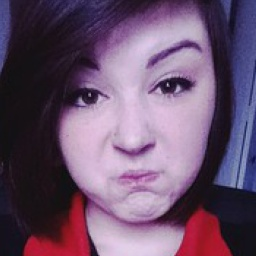
#> input picture selfie2anime/dataset/testA/female_11025.jpg, 256 x 256 px
$ python moveLQ.py testA testA   (older library calls are emulated)
#> lines starting #> are read from the running program, lines starting #| are printed output that depends on the picture
import sys
import os
import cv2
import shutil
import numpy as np
from PIL import Image
from collections import Counter

# 원본 폴더와 임시 폴더 경로 설정
if len(sys.argv) != 3: quit()
source_folder = sys.argv[1]
temp_folder = sys.argv[2]

# 임시 폴더가 없으면 생성
os.makedirs(temp_folder, exist_ok=True)

def is_blurry(image, threshold=90):
	"""이미지가 흐릿한지 여부를 결정"""
	gray = cv2.cvtColor(image, cv2.COLOR_BGR2GRAY)
	laplacian_var = cv2.Laplacian(gray, cv2.CV_64F).var()
	return laplacian_var < threshold

def is_color_biased(image, threshold=0.4):
	"""이미지 색상이 특정 색으로 편중되었는지 확인"""
	pixels = np.array(image).reshape(-1, 3)
	colors, counts = np.unique(pixels, axis=0, return_counts=True)
	max_color_ratio = counts.max() / counts.sum()
	return max_color_ratio > threshold

def process_images(source_folder, temp_folder):
	"""이미지를 분석하고, 흐릿하거나 색 편중된 이미지를 임시 폴더로 이동"""
#> called with source_folder = 'testA', temp_folder = 'testA'
	for filename in os.listdir(source_folder):
		if filename.lower().endswith(('.png', '.jpg', '.jpeg', '.bmp', '.gif')):
			img_path = os.path.join(source_folder, filename)
			image = cv2.imread(img_path)
#> image is the input picture: shape (256, 256, 3); mean B, G, R 108.6, 82.2, 106.8
			pil_image = Image.open(img_path)
			if pil_image.mode != 'RGB': pil_image = pil_image.convert('RGB')


			# 화질 저하 확인
			blurry = is_blurry(image)
#> in is_blurry, `gray = cv2.cvtColor(image, cv2.COLOR_BGR2GRAY)`:
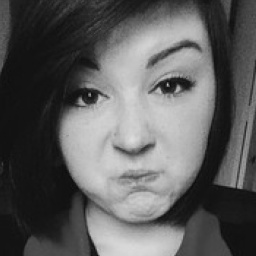
#> gray: shape (256, 256); min 9, max 222, mean 92.6
#> in is_blurry, `laplacian_var = cv2.Laplacian(gray, cv2.CV_64F).var()`: laplacian_var = 136.3
#> blurry = False

			# 색상 편중 확인
			color_biased = is_color_biased(pil_image)
#> in is_color_biased, `max_color_ratio = counts.max() / counts.sum()`: max_color_ratio = 0.0117
#> color_biased = False

			# 조건에 맞는 이미지를 임시 폴더로 이동
			if blurry or color_biased:
				shutil.move(img_path, os.path.join(temp_folder, filename))
				print(f"move {filename} to temporary folder.")
#> pass 2 of the loop in process_images, `for filename in os.listdir(source_folder):`:
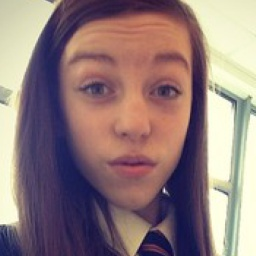
#> input picture selfie2anime/dataset/testA/female_12427.jpg, 256 x 256 px
#> in process_images, image is the input picture: shape (256, 256, 3); mean B, G, R 123.4, 123.2, 145.3
#> in is_blurry (call 2), `gray = cv2.cvtColor(image, cv2.COLOR_BGR2GRAY)`:
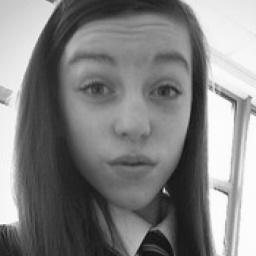
#> gray: shape (256, 256); min 12, max 254, mean 129.8
#> laplacian_var = 140.6

process_images(source_folder, temp_folder)
